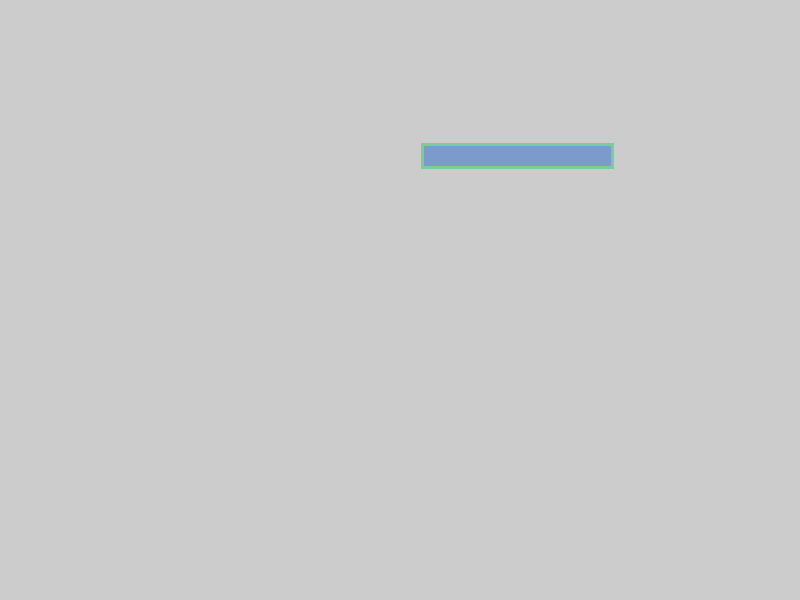
Frame 1 (no input)
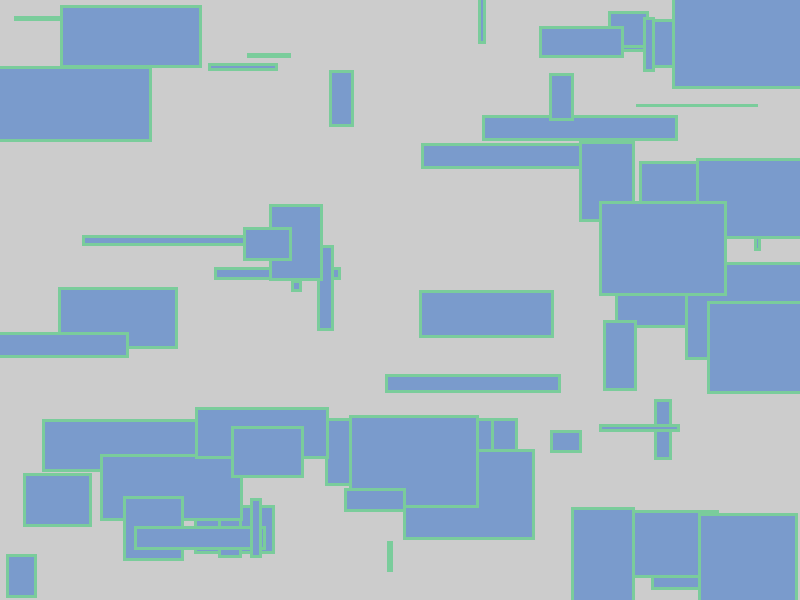
Frame 60 (the mouse pressed at the canvas centre just before this capture)
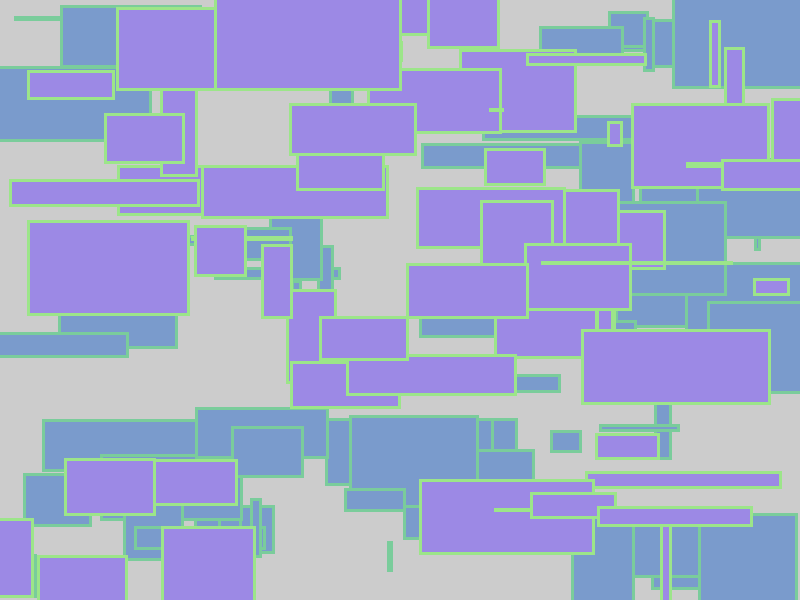
Frame 120 (the mouse held since frame 60 and released just before this capture)

The Processing sketch that drew these frames (run headless with seeded random() and noise(); from frame 60 on, the mouse is pressed at the canvas centre):

// Processing sketch: setup_draw
// ── setup_draw.pde
int w, h, counter = 0;
void setup() {
  //run only once
  size(800, 600);
  rectMode(CENTER);
  textSize(30);
  frameRate(30);
  w = 200;
  h = 100;
  colorMode(HSB, 100);
  strokeWeight(3);
}

void draw() {
  //loop
  //background(100);
  //map(): map(source,source_range_min, source_range_max, target_range,_)
  int color_hue = int(map(mouseX, 0, width, 60, 80));
  int color_sat = 40;
  int color_b = int(map(mouseY, 0, height, 80, 100));
  if (counter < 200) {
    fill(color_hue, color_sat, color_b);
    stroke(100-color_hue, color_sat, color_b);
    rect(random(width), random(height), random(w), random(h));
    //float r = random(0, 100);
    //println(r);
    //fill(10,50);
    //text(r, random(width), random(height));
  } else {
    //counter = 0;
    //background(100);
  }
  counter ++;
  println(counter);
}

void mouseClicked() {
  //if mouse clicked, run the following code once
  counter = 0;
  background(100);
}
